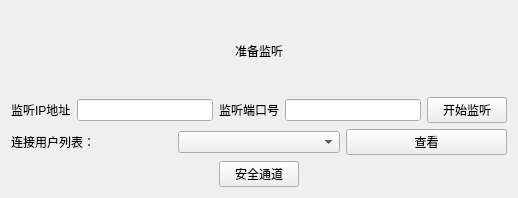
<?xml version="1.0" encoding="UTF-8"?>
<ui version="4.0">
 <class>mainWindow</class>
 <widget class="QWidget" name="mainWindow">
  <property name="geometry">
   <rect>
    <x>0</x>
    <y>0</y>
    <width>518</width>
    <height>198</height>
   </rect>
  </property>
  <property name="windowTitle">
   <string>网络通信中间件</string>
  </property>
  <layout class="QVBoxLayout" name="verticalLayout">
   <item>
    <layout class="QHBoxLayout" name="horizontalLayout">
     <item>
      <spacer name="horizontalSpacer">
       <property name="orientation">
        <enum>Qt::Horizontal</enum>
       </property>
       <property name="sizeHint" stdset="0">
        <size>
         <width>40</width>
         <height>20</height>
        </size>
       </property>
      </spacer>
     </item>
     <item>
      <widget class="QLabel" name="label_title">
       <property name="text">
        <string>准备监听</string>
       </property>
      </widget>
     </item>
     <item>
      <spacer name="horizontalSpacer_2">
       <property name="orientation">
        <enum>Qt::Horizontal</enum>
       </property>
       <property name="sizeHint" stdset="0">
        <size>
         <width>40</width>
         <height>20</height>
        </size>
       </property>
      </spacer>
     </item>
    </layout>
   </item>
   <item>
    <layout class="QHBoxLayout" name="horizontalLayout_3">
     <item>
      <widget class="QLabel" name="label_ip">
       <property name="text">
        <string>监听IP地址</string>
       </property>
      </widget>
     </item>
     <item>
      <widget class="QLineEdit" name="lineEdit_ip"/>
     </item>
     <item>
      <widget class="QLabel" name="label_port">
       <property name="text">
        <string>监听端口号</string>
       </property>
      </widget>
     </item>
     <item>
      <widget class="QLineEdit" name="lineEdit_port"/>
     </item>
     <item>
      <widget class="QPushButton" name="btn_start">
       <property name="text">
        <string>开始监听</string>
       </property>
      </widget>
     </item>
    </layout>
   </item>
   <item>
    <layout class="QHBoxLayout" name="horizontalLayout_2">
     <item>
      <widget class="QLabel" name="label_user">
       <property name="text">
        <string>连接用户列表：</string>
       </property>
      </widget>
     </item>
     <item>
      <widget class="QComboBox" name="comboBox"/>
     </item>
     <item>
      <widget class="QPushButton" name="btn_nw">
       <property name="text">
        <string>查看</string>
       </property>
      </widget>
     </item>
    </layout>
   </item>
   <item>
    <layout class="QHBoxLayout" name="horizontalLayout_5">
     <item>
      <spacer name="horizontalSpacer_3">
       <property name="orientation">
        <enum>Qt::Horizontal</enum>
       </property>
       <property name="sizeHint" stdset="0">
        <size>
         <width>40</width>
         <height>20</height>
        </size>
       </property>
      </spacer>
     </item>
     <item>
      <widget class="QPushButton" name="safe_btn">
       <property name="text">
        <string>安全通道</string>
       </property>
      </widget>
     </item>
     <item>
      <spacer name="horizontalSpacer_4">
       <property name="orientation">
        <enum>Qt::Horizontal</enum>
       </property>
       <property name="sizeHint" stdset="0">
        <size>
         <width>40</width>
         <height>20</height>
        </size>
       </property>
      </spacer>
     </item>
    </layout>
   </item>
  </layout>
 </widget>
 <resources/>
 <connections/>
</ui>
